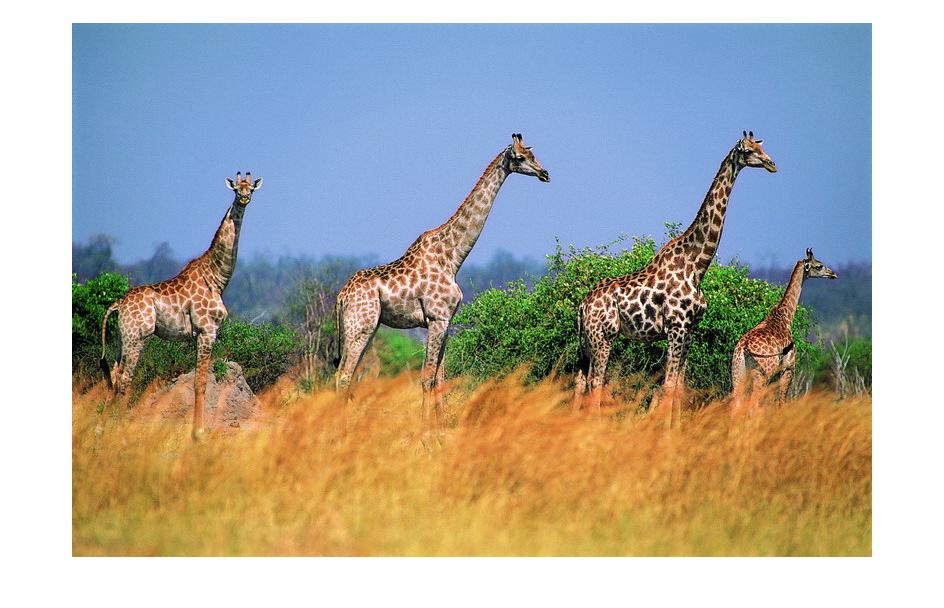
%> input picture part1_code/giraffe.jpg, 944 x 608 px
$ octave hw2_1.m   (GNU Octave 9; MATLAB toolbox functions it lacks are replaced by stand-ins)
%> lines starting %> are read from the running program, lines starting %| are printed output that depends on the picture
clear
clc
pic='giraffe.jpg';
img_gr=rgb2gray(imread(pic));
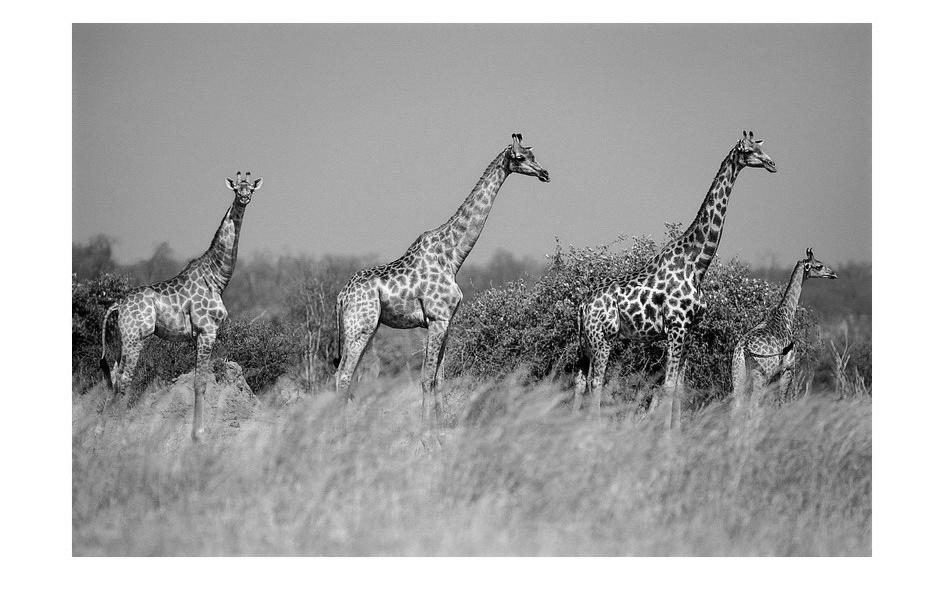
%> img_gr: size 608x944 uint8; min 0, max 255, mean 171.5
img  = im2double(img_gr);
%% Do FFT and get amplitude A, L(f)=log(A(f)) and phase P(f)
f = fft2(img);
L = log(abs(f));
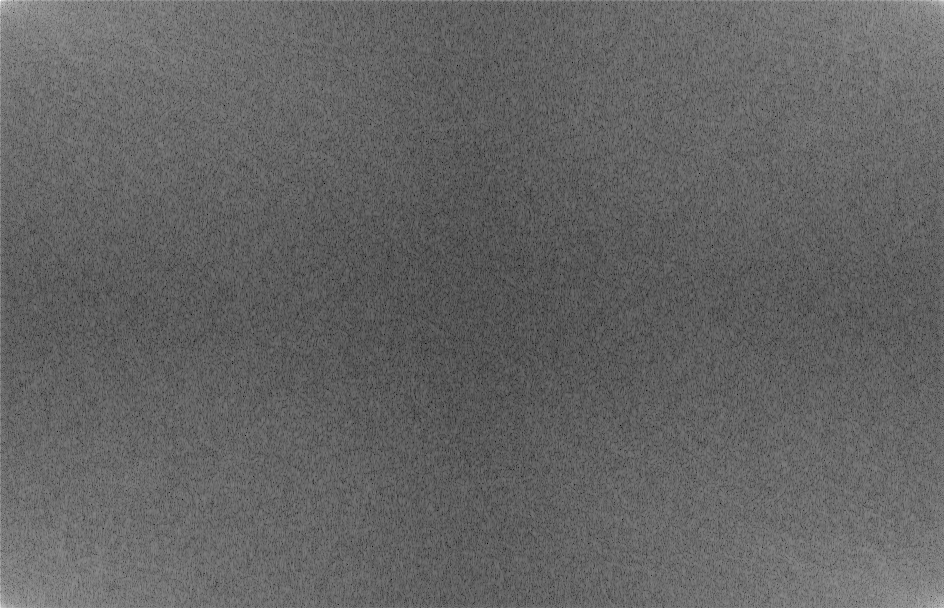
%> L: size 608x944 double; min -2.88, max 12.86, mean 3.32; drawn with min black and max white
P = angle(f);
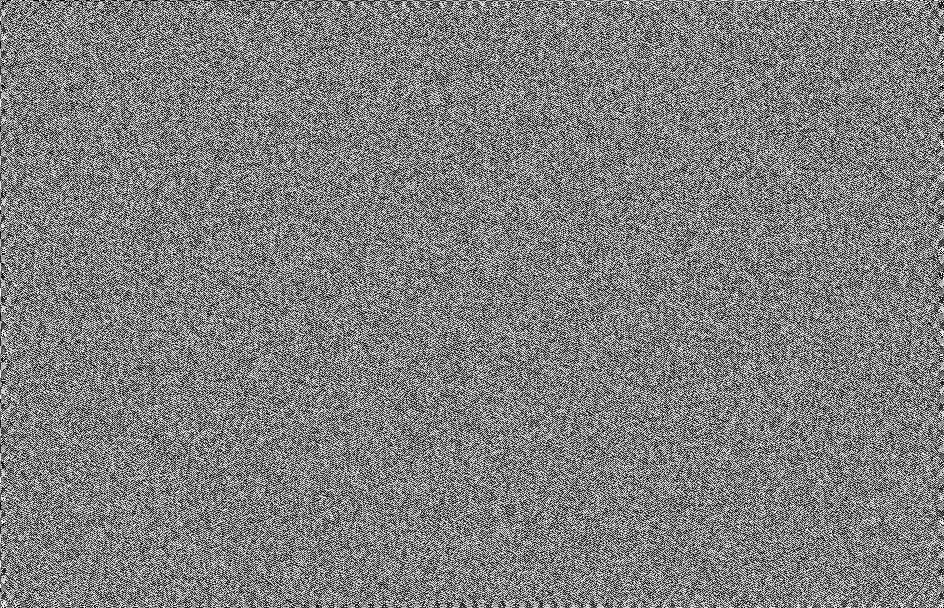
%> P: size 608x944 double; min -3.14, max 3.14, mean 5.47e-06; drawn with min black and max white
%% calculate the statistical singularities R(f)
k=3;
H(1:k,1:k)=1/(k*k);
flimg= imfilter(L, H, 'replicate');
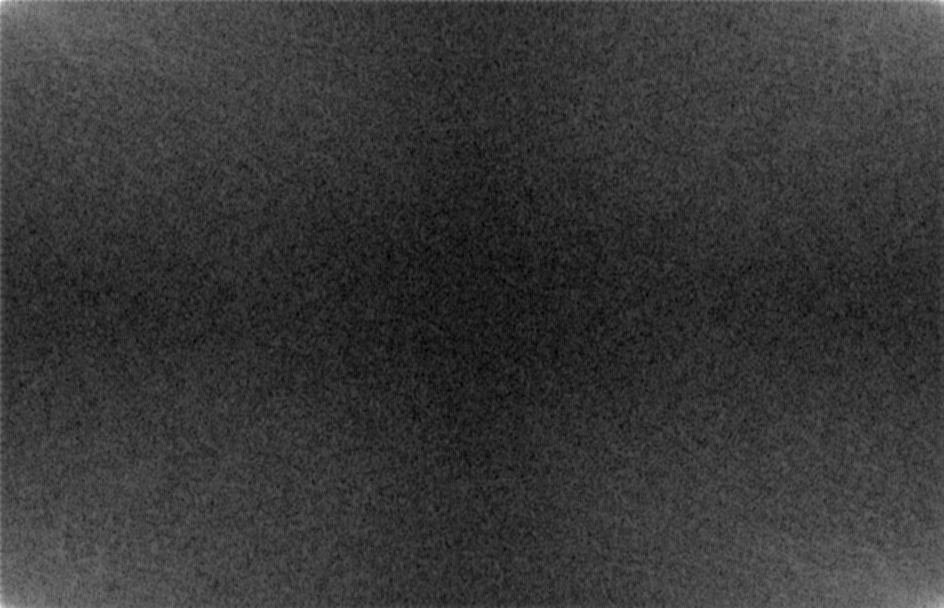
%> flimg: size 608x944 double; min 1.07, max 11.27, mean 3.32; drawn with min black and max white
R = L - flimg;
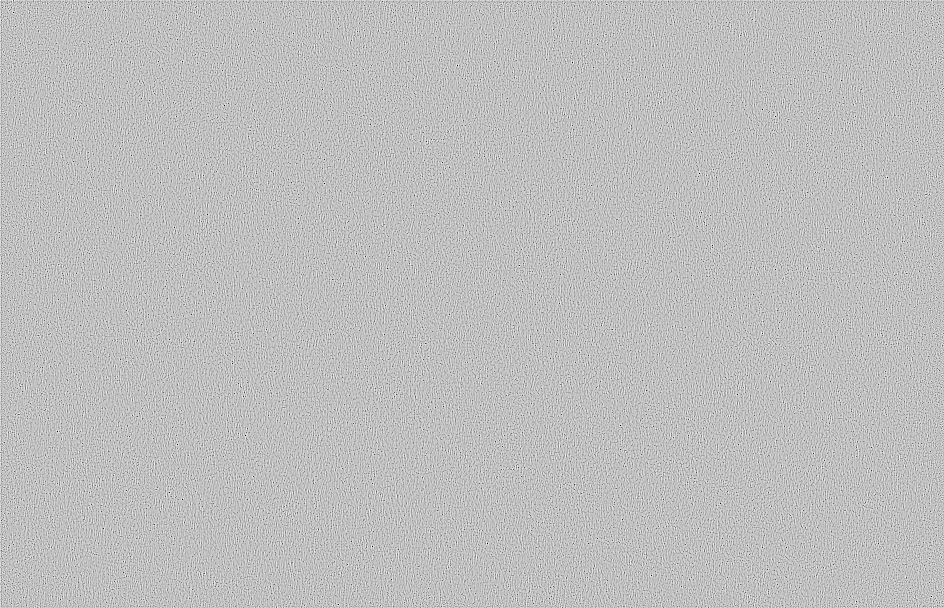
%> R: size 608x944 double; min -5.12, max 1.72, mean 1.99e-16; drawn with min black and max white
S = abs(ifft2(exp(R + i*P))).^2;
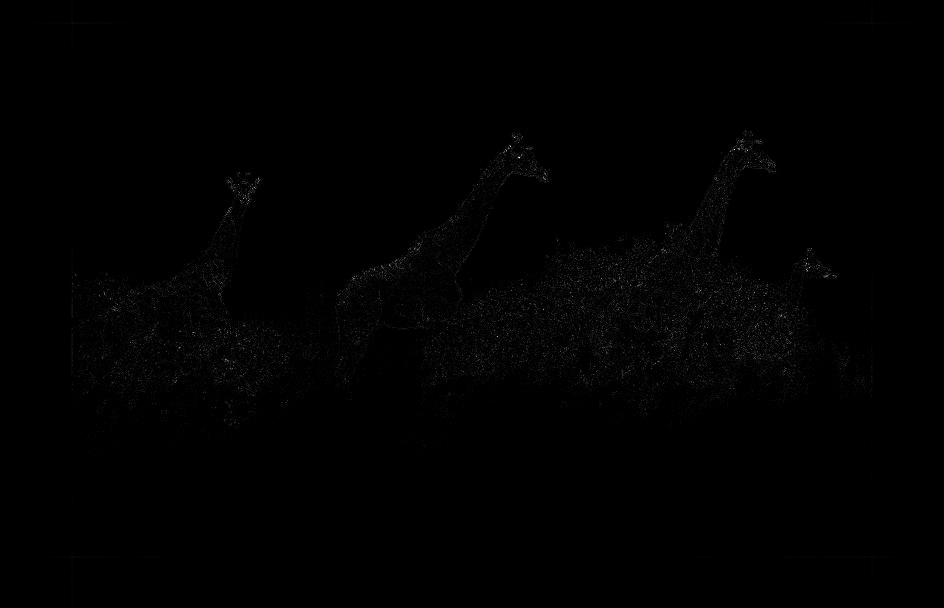
%> S: size 608x944 double; min 1.13e-15, max 0.00052, mean 2.67e-06; drawn with min black and max white
%% And then do inverse Fourier transform, use a Gaussian fuzzy filter to get the significant area.
G=imfilter(S, fspecial('gaussian', [10, 10], 2.5));
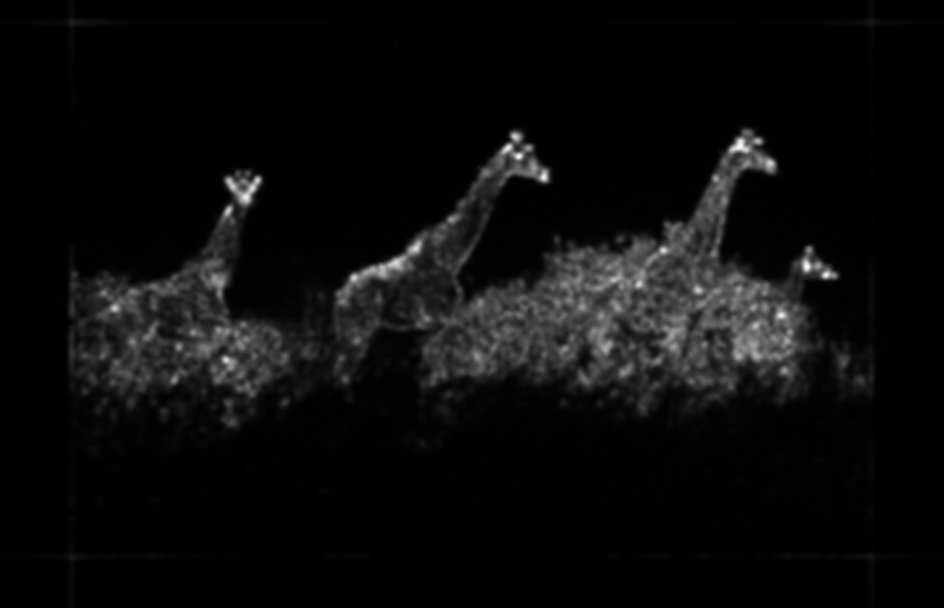
%> G: size 608x944 double; min 3.52e-09, max 5.67e-05, mean 2.67e-06; drawn with min black and max white
S = mat2gray(G);
imshow(S);
